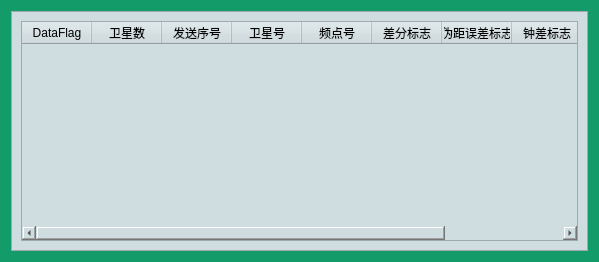
<?xml version="1.0" encoding="UTF-8"?>
<ui version="4.0">
 <class>C7373H</class>
 <widget class="QDialog" name="C7373H">
  <property name="geometry">
   <rect>
    <x>0</x>
    <y>0</y>
    <width>599</width>
    <height>262</height>
   </rect>
  </property>
  <property name="windowTitle">
   <string>Dialog</string>
  </property>
  <property name="styleSheet">
   <string notr="true">background-color: rgb(19, 156, 106);</string>
  </property>
  <layout class="QHBoxLayout" name="horizontalLayout">
   <item>
    <widget class="QFrame" name="frame">
     <property name="styleSheet">
      <string notr="true">background-color: rgb(207, 220, 224);</string>
     </property>
     <property name="frameShape">
      <enum>QFrame::StyledPanel</enum>
     </property>
     <property name="frameShadow">
      <enum>QFrame::Raised</enum>
     </property>
     <layout class="QHBoxLayout" name="horizontalLayout_2">
      <item>
       <widget class="QTableWidget" name="tableWidget_7373H">
        <attribute name="horizontalHeaderDefaultSectionSize">
         <number>70</number>
        </attribute>
        <attribute name="horizontalHeaderStretchLastSection">
         <bool>true</bool>
        </attribute>
        <column>
         <property name="text">
          <string>DataFlag</string>
         </property>
        </column>
        <column>
         <property name="text">
          <string>卫星数</string>
         </property>
        </column>
        <column>
         <property name="text">
          <string>发送序号</string>
         </property>
        </column>
        <column>
         <property name="text">
          <string>卫星号</string>
         </property>
        </column>
        <column>
         <property name="text">
          <string>频点号</string>
         </property>
        </column>
        <column>
         <property name="text">
          <string>差分标志</string>
         </property>
        </column>
        <column>
         <property name="text">
          <string>伪距误差标志</string>
         </property>
        </column>
        <column>
         <property name="text">
          <string>钟差标志</string>
         </property>
        </column>
        <column>
         <property name="text">
          <string>钟差改正数</string>
         </property>
        </column>
       </widget>
      </item>
     </layout>
    </widget>
   </item>
  </layout>
 </widget>
 <resources/>
 <connections/>
</ui>
